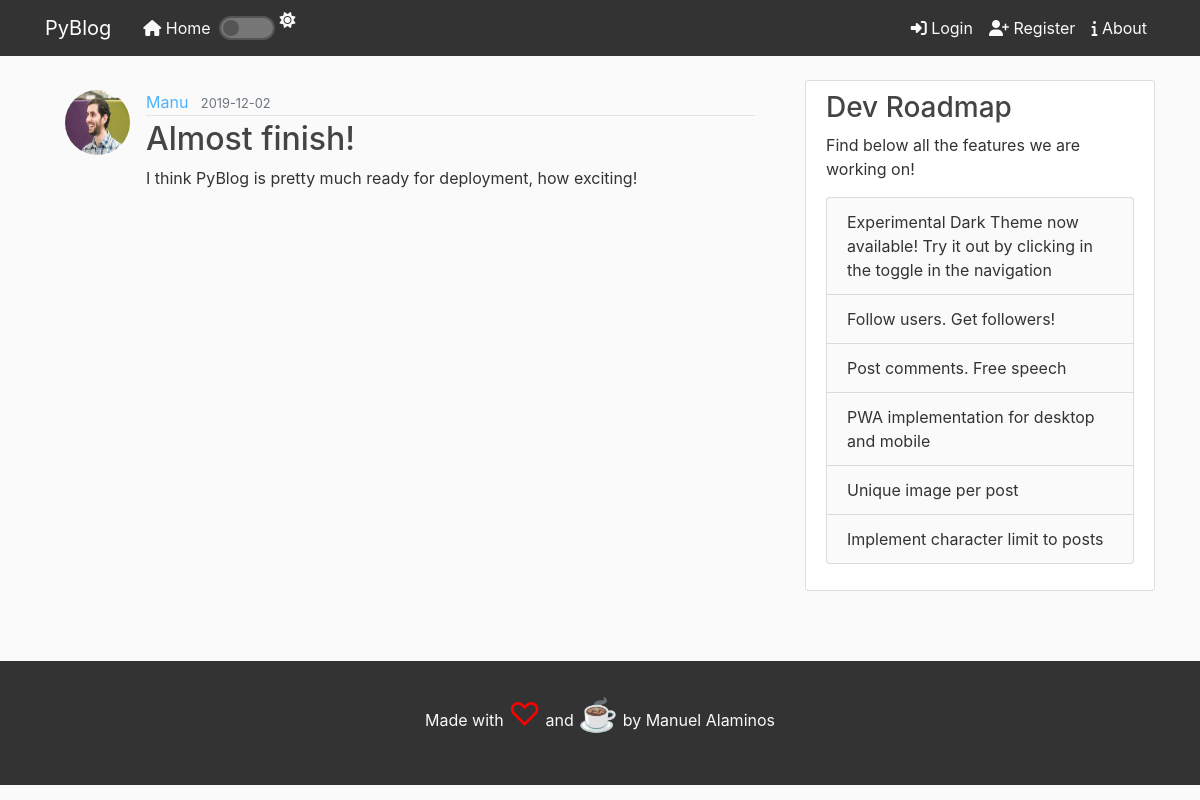
/post/10, run on the app's committed database.
### flaskblog/models.py (models this page shows, shortened)
class User(db.Model, UserMixin):
    id = db.Column(db.Integer, primary_key=True)
    username = db.Column(db.String(20), unique=True, nullable=False) # unique userName and it's mandatory
    email = db.Column(db.String(120), unique=True, nullable=False)
    photo_profile = db.Column(db.String(20), nullable=False, default='default_photo.jpg')
    password = db.Column(db.String(60), nullable=False)
    posts = db.relationship('Post', backref='author', lazy=True) # lazy argument means it will load the data in one go

class Post(db.Model):
    id = db.Column(db.Integer, primary_key=True)
    title = db.Column(db.String(100), nullable=False)
    date_posted = db.Column(db.DateTime, nullable=False, default=datetime.utcnow)
    content = db.Column(db.Text, nullable=False)
    user_id = db.Column(db.Integer, db.ForeignKey('user.id'), nullable=False)

### flaskblog/posts/routes.py (the view)
@posts.route("/post/<int:post_id>")
def post(post_id):
    post = Post.query.get_or_404(post_id)
    return render_template('posts/post.html', title=post.title, post=post)

### flaskblog/templates/posts/post.html (shortened to what this page needs)
{% extends "layout.html" %}
{% block content %}
<article class="media content-section">
    <img src="{{ url_for('static', filename='profile_photos/' + post.author.photo_profile) }}" alt=""
        class="rounded-circle article-img">
    <div class="media-body">
        <div class="article-metadata">
            <a class="mr-2" href="{{ url_for('users.user_posts', username=post.author.username) }}">{{ post.author.username }}</a>
            <small class="text-muted">{{ post.date_posted.strftime('%Y-%m-%d') }}</small>
        </div>
        <h2 class="article-title">{{ post.title }}</h2>
        <p class="article-content">{{ post.content }}</p>
    </div>
</article>
{% endblock content %}

### flaskblog/static/main.css (style rules this page uses)
body { margin-top: 5rem; }
.body-light { background: #fafafa; color: #333333; }
h1, h2, h3, h4, h5, h6 { color: #444444; }
.content-section { padding: 10px 20px; border-radius: 3px; margin-bottom: 20px; }
.article-title { transition: all .3s; }
.article-content { white-space: pre-line; }
.article-img { height: 65px; width: 65px; margin-right: 16px; }
.article-metadata { padding-bottom: 1px; margin-bottom: 4px; border-bottom: 1px solid #e3e3e3; }
.article-metadata a { color: #4db2ff; }

### data on the page
User: photo_profile (picture), author.username "Manu"
Post: date_posted "2019-12-02", title "Almost finish!", content "I think PyBlog is pretty much ready for deployment, how exciting!"
